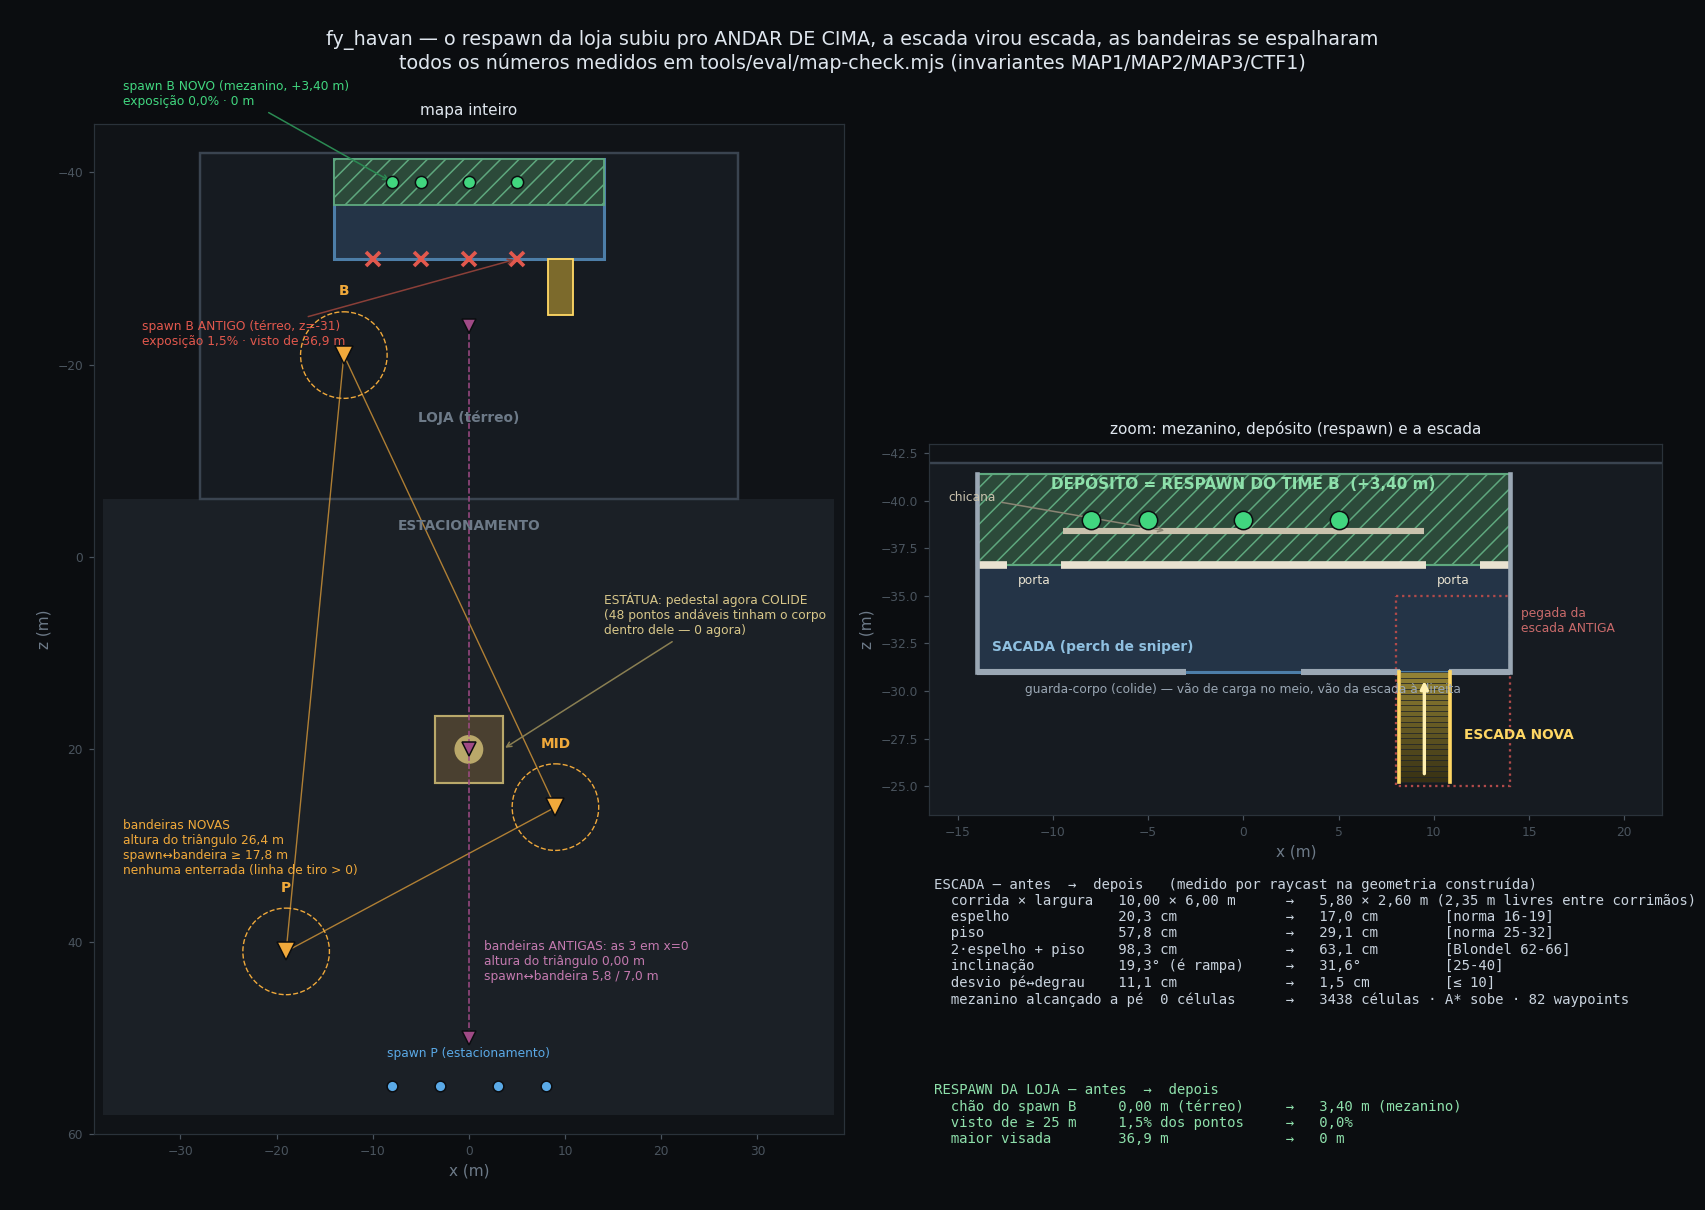

The Python source for this figure:
import json, matplotlib
matplotlib.use('Agg')
import matplotlib.pyplot as plt
from matplotlib.patches import Rectangle, Polygon, Circle

HX, HZ = 38, 58
SF, SB, SW = -6, -42, 28
MZ = dict(x0=-14, x1=14, z0=SB+0.6, z1=SB+11, h=3.4)
ESC = dict(larg=2.60, piso=0.29, esp=0.17, n=20)
RAMP = dict(x0=8.2, x1=8.2+ESC['larg'], z0=MZ['z1'], z1=MZ['z1']+ESC['n']*ESC['piso'])
DEP_Z = MZ['z0'] + 4.8
BG, PANEL = '#0b0d10', '#101317'

fig = plt.figure(figsize=(15.5, 11), dpi=110, facecolor=BG)
axA = fig.add_axes([0.055, 0.06, 0.44, 0.84])
axB = fig.add_axes([0.545, 0.06, 0.43, 0.84])

def base(ax):
    ax.set_facecolor(PANEL)
    ax.add_patch(Rectangle((-HX, SF), 2*HX, HZ-SF, fc='#1b2026', ec='none'))
    ax.add_patch(Rectangle((-SW, SB), 2*SW, SF-SB, fc='#161b21', ec='#3a4450', lw=1.6))
    ax.set_aspect('equal'); ax.invert_yaxis()
    ax.tick_params(colors='#4a545e', labelsize=8)
    for sp in ax.spines.values(): sp.set_color('#2a323a')

# ---------------- PAINEL A: mapa inteiro ----------------
base(axA)
axA.text(0, SF+3.2, 'ESTACIONAMENTO', color='#6d7a88', ha='center', fontsize=9, weight='bold')
axA.text(0, -14, 'LOJA (térreo)', color='#6d7a88', ha='center', fontsize=9, weight='bold')
axA.add_patch(Rectangle((MZ['x0'], MZ['z0']), MZ['x1']-MZ['x0'], MZ['z1']-MZ['z0'], fc='#243447', ec='#4d7ea8', lw=2))
axA.add_patch(Rectangle((MZ['x0'], MZ['z0']), MZ['x1']-MZ['x0'], DEP_Z-MZ['z0'], fc='#2c4a3a', ec='#5ea87e', lw=1.2, hatch='//'))
axA.add_patch(Rectangle((RAMP['x0'], RAMP['z0']), ESC['larg'], RAMP['z1']-RAMP['z0'], fc='#7c6a2c', ec='#ffd764', lw=1.2))
# estátua + pedestal
axA.add_patch(Rectangle((-3.5, 16.5), 7, 7, fc='#4a4030', ec='#b9a86a', lw=1.4))
axA.add_patch(Circle((0, 20), 1.5, fc='#b9a86a', ec='none'))
axA.annotate('ESTÁTUA: pedestal agora COLIDE\n(48 pontos andáveis tinham o corpo\ndentro dele — 0 agora)',
             xy=(3.5, 20), xytext=(14, 8), color='#d8c78a', fontsize=8,
             arrowprops=dict(arrowstyle='->', color='#8a7f52'))
# spawns
for x in (0, -5, 5, -8): axA.plot(x, MZ['z0']+2.4, 'o', ms=8, color='#41d67f', mec=BG, zorder=6)
for x in (-10, -5, 0, 5): axA.plot(x, -31, 'x', ms=9, mew=2.4, color='#e2584d', zorder=6)
for x in (-8, -3, 3, 8): axA.plot(x, HZ-3, 'o', ms=7, color='#5aa9e6', mec=BG, zorder=6)
axA.annotate('spawn B ANTIGO (térreo, z=-31)\nexposição 1,5% · visto de 36,9 m',
             xy=(5, -31), xytext=(-34, -22), color='#e2584d', fontsize=8,
             arrowprops=dict(arrowstyle='->', color='#8a3f38'))
axA.annotate('spawn B NOVO (mezanino, +3,40 m)\nexposição 0,0% · 0 m',
             xy=(-8, MZ['z0']+2.4), xytext=(-36, -47), color='#41d67f', fontsize=8,
             arrowprops=dict(arrowstyle='->', color='#2b8a53'))
axA.text(0, HZ-6, 'spawn P (estacionamento)', color='#5aa9e6', ha='center', fontsize=8)
# bandeiras antigas
for (x, z) in [(0, 50), (0, 20), (0, -24)]:
    axA.plot(x, z, 'v', ms=9, color='#a04a86', mec=BG, zorder=4)
axA.plot([0, 0], [-24, 50], color='#a04a86', lw=1, ls='--')
axA.text(1.6, 44, 'bandeiras ANTIGAS: as 3 em x=0\naltura do triângulo 0,00 m\nspawn↔bandeira 5,8 / 7,0 m',
         color='#c47ab0', fontsize=8)
# bandeiras novas
NOVAS = [(-19, 41, 'P'), (9, 26, 'MID'), (-13, -21, 'B')]
for (x, z, lb) in NOVAS:
    axA.plot(x, z, 'v', ms=12, color='#f0a93b', mec=BG, zorder=7)
    axA.add_patch(Circle((x, z), 4.5, fc='none', ec='#f0a93b', lw=.9, ls='--'))
    axA.text(x, z-6.2, lb, color='#f0a93b', ha='center', fontsize=9, weight='bold')
axA.add_patch(Polygon([(a, b) for a, b, _ in NOVAS], closed=True, fc='none', ec='#f0a93b', lw=.9, alpha=.7))
axA.text(-36, 33, 'bandeiras NOVAS\naltura do triângulo 26,4 m\nspawn↔bandeira ≥ 17,8 m\nnenhuma enterrada (linha de tiro > 0)',
         color='#f0a93b', fontsize=8)
axA.set_xlim(-HX-1, HX+1); axA.set_ylim(HZ+2, SB-3)
axA.set_xlabel('x (m)', color='#6d7a88'); axA.set_ylabel('z (m)', color='#6d7a88')
axA.set_title('mapa inteiro', color='#dfe6ee', fontsize=10)

# ---------------- PAINEL B: zoom mezanino + escada ----------------
base(axB)
axB.add_patch(Rectangle((MZ['x0'], MZ['z0']), MZ['x1']-MZ['x0'], MZ['z1']-MZ['z0'], fc='#243447', ec='#4d7ea8', lw=2))
axB.add_patch(Rectangle((MZ['x0'], MZ['z0']), MZ['x1']-MZ['x0'], DEP_Z-MZ['z0'], fc='#2c4a3a', ec='#5ea87e', lw=1.4, hatch='//'))
for seg in [(-14, -12.4), (-9.6, 9.6), (12.4, 14)]:
    axB.plot(seg, [DEP_Z, DEP_Z], color='#e8e2d0', lw=5, solid_capstyle='butt')
axB.plot([-9.5, 9.5], [DEP_Z-1.8, DEP_Z-1.8], color='#c9c2ad', lw=4, solid_capstyle='butt')
for x in (-11, 11): axB.text(x, DEP_Z+1.0, 'porta', color='#e8e2d0', ha='center', fontsize=8)
axB.annotate('chicana', xy=(-4, DEP_Z-1.8), xytext=(-15.5, DEP_Z-3.4), color='#c9c2ad', fontsize=8,
             arrowprops=dict(arrowstyle='->', color='#8b8574'))
axB.text(0, MZ['z0']+0.8, 'DEPÓSITO = RESPAWN DO TIME B  (+3,40 m)', color='#8ee0ab', ha='center', fontsize=10, weight='bold')
for x in (0, -5, 5, -8): axB.plot(x, MZ['z0']+2.4, 'o', ms=12, color='#41d67f', mec=BG, zorder=6)
for seg in [(MZ['x0'], -3), (3, RAMP['x0']), (RAMP['x1'], MZ['x1'])]:
    axB.plot(seg, [MZ['z1'], MZ['z1']], color='#9aa7b4', lw=4, solid_capstyle='butt')
axB.plot([MZ['x0'], MZ['x0']], [MZ['z0'], MZ['z1']], color='#9aa7b4', lw=3)
axB.plot([MZ['x1'], MZ['x1']], [MZ['z0'], MZ['z1']], color='#9aa7b4', lw=3)
axB.text(0, MZ['z1']+1.1, 'guarda-corpo (colide) — vão de carga no meio, vão da escada à direita',
         color='#9aa7b4', ha='center', fontsize=8)
axB.text(-13.2, MZ['z1']-1.1, 'SACADA (perch de sniper)', color='#8fc0e0', fontsize=9, weight='bold')
axB.add_patch(Rectangle((8, -35), 6, 10, fc='none', ec='#b04a4a', lw=1.5, ls=':'))
axB.text(14.6, -34.4, 'pegada da\nescada ANTIGA', color='#c96a6a', fontsize=8, va='top')
for k in range(1, ESC['n']+1):
    z0 = RAMP['z1'] - k*ESC['piso']
    t = 0.32 + 0.6*k/ESC['n']
    axB.add_patch(Rectangle((RAMP['x0'], z0), ESC['larg'], ESC['piso'], fc=(t*0.62, t*0.55, t*0.22), ec='#20242a', lw=.4))
for sx in (RAMP['x0']-0.05, RAMP['x1']+0.05):
    axB.plot([sx, sx], [RAMP['z0'], RAMP['z1']], color='#ffd764', lw=2.4)
axB.annotate('', xy=(9.5, RAMP['z0']+0.3), xytext=(9.5, RAMP['z1']-0.3),
             arrowprops=dict(arrowstyle='-|>', color='#fff0b0', lw=2.2))
axB.text(11.6, -27.5, 'ESCADA NOVA', color='#ffd764', fontsize=9, weight='bold')
axB.set_xlim(-16.5, 22); axB.set_ylim(-23.5, -43)
axB.set_xlabel('x (m)', color='#6d7a88'); axB.set_ylabel('z (m)', color='#6d7a88')
axB.set_title('zoom: mezanino, depósito (respawn) e a escada', color='#dfe6ee', fontsize=10)

fig.text(0.548, 0.275,
         'ESCADA — antes  →  depois   (medido por raycast na geometria construída)\n'
         '  corrida × largura   10,00 × 6,00 m      →   5,80 × 2,60 m (2,35 m livres entre corrimãos)\n'
         '  espelho             20,3 cm             →   17,0 cm        [norma 16-19]\n'
         '  piso                57,8 cm             →   29,1 cm        [norma 25-32]\n'
         '  2·espelho + piso    98,3 cm             →   63,1 cm        [Blondel 62-66]\n'
         '  inclinação          19,3° (é rampa)     →   31,6°          [25-40]\n'
         '  desvio pé↔degrau    11,1 cm             →   1,5 cm         [≤ 10]\n'
         '  mezanino alcançado a pé  0 células      →   3438 células · A* sobe · 82 waypoints',
         color='#c9d3de', fontsize=9.2, family='monospace', va='top')
fig.text(0.548, 0.105,
         'RESPAWN DA LOJA — antes  →  depois\n'
         '  chão do spawn B     0,00 m (térreo)     →   3,40 m (mezanino)\n'
         '  visto de ≥ 25 m     1,5% dos pontos     →   0,0%\n'
         '  maior visada        36,9 m              →   0 m',
         color='#8ee0ab', fontsize=9.2, family='monospace', va='top')

fig.suptitle('loja_h — o respawn da loja subiu pro ANDAR DE CIMA, a escada virou escada, as bandeiras se espalharam\n'
             'todos os números medidos em tools/eval/map-check.mjs (invariantes MAP1/MAP2/MAP3/CTF1)',
             color='#dfe6ee', fontsize=12.5, y=0.975)
plt.savefig('/tmp/w3/tools/eval/havan-planta.png', facecolor=BG)
print('ok')
